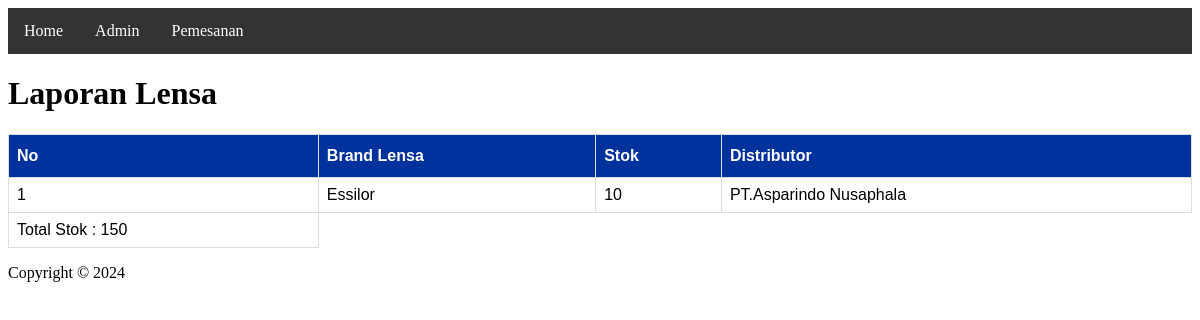
The app's page /pemesanan.php with its own data.
### tables this page shows
CREATE TABLE `lensa`  (
  `id` int(11) NOT NULL AUTO_INCREMENT,
  `kode` varchar(255) NULL DEFAULT NULL,
  `jenis` varchar(255) NULL DEFAULT NULL,
  `brand` varchar(255) NULL DEFAULT NULL,
  `harga` float(255, 0) NULL DEFAULT NULL,
  `stok` int(11) NULL DEFAULT NULL,
  `id_distributor` int(11) NULL DEFAULT NULL,
  PRIMARY KEY (`id`) USING BTREE,
  INDEX `relasi_distributor`(`id_distributor`) USING BTREE,
  CONSTRAINT `relasi_distributor` FOREIGN KEY (`id_distributor`) REFERENCES `distributor` (`id`) ON DELETE CASCADE ON UPDATE CASCADE
);

CREATE TABLE `distributor`  (
  `id` int(11) NOT NULL AUTO_INCREMENT,
  `kode` varchar(255) NULL DEFAULT NULL,
  `nama` varchar(255) NULL DEFAULT NULL,
  `alamat` varchar(255) NULL DEFAULT NULL,
  `email` varchar(255) NULL DEFAULT NULL,
  `telepon` varchar(255) NULL DEFAULT NULL,
  `pic` varchar(255) NULL DEFAULT NULL,
  PRIMARY KEY (`id`) USING BTREE
);

### function.php (called while the page is built, shortened)
<?php
include 'koneksi.php';
function getLensaStokKecil()
{
    global $conn;
    $lensa = mysqli_query($conn, "SELECT lensa.brand,lensa.stok,distributor.nama as nama_distributor
FROM lensa
INNER JOIN distributor ON lensa.id_distributor = distributor.id
ORDER BY stok ASC limit 1
;"
);
    return $lensa;
}
function getTotalStok(){
    global $conn;
    $stok = mysqli_query($conn, "SELECT SUM(stok) AS total_stok
FROM lensa;
");
    return $stok;
}

### pemesanan.php (the view, shortened to what this page needs)
<?php
include 'function.php';
$dataLensaDariStokKecil = getLensaStokKecil();
$totalStok = getTotalStok();
$stok = mysqli_fetch_array($totalStok);
?>
<!DOCTYPE html>
<html lang="en">
<head>
    <link rel="stylesheet" href="./assets/css/styles.css">
</head>
<body>
    <header>
        <nav>
            <ul>
                <li><a class="active" href="index.php">Home</a></li>
                <li><a href="admin.php">Admin</a></li>
                <li><a href="pemesanan.php">Pemesanan</a></li>
            </ul>
        </nav>
    </header>
    <main>
        <h1>Laporan Lensa</h1>
        <table id="tables">
            <tr>
                <th>No</th>
                <th>Brand Lensa</th>
                <th>Stok</th>
                <th>Distributor</th>
            </tr>
            <?php $i = 1; ?>
            <?php while ($lens = mysqli_fetch_array($dataLensaDariStokKecil)) : ?>
                <tr>
                    <td><?= $i; ?></td>
                    <td><?= $lens['brand']; ?></td>
                    <td><?= $lens['stok']; ?></td>
                    <td><?= $lens['nama_distributor']; ?></td>
                </tr>
                <?php $i++; ?>
            <?php endwhile; ?>
            <tr>
                <td>
                    Total Stok : <?= $stok['total_stok'] ?>
                </td>
            </tr>
        </table>
    </main>
    <footer>
        <p>Copyright &copy; 2024</p>
    </footer>
</body>
</html>

### assets/css/styles.css (style rules this page uses)
ul { list-style-type: none; margin: 0; padding: 0; overflow: hidden; background-color: #333; }
li { float: left; }
li a { display: block; color: white; text-align: center; padding: 14px 16px; text-decoration: none; }
#tables { font-family: Arial, Helvetica, sans-serif; border-collapse: collapse; width: 100%; max-width: 100%; margin: 0 auto; position: relative; }
#tables td, #tables th { border: 1px solid #ddd; padding: 8px; }
#tables th { padding-top: 12px; padding-bottom: 12px; text-align: left; background-color: #00329d; color: white; }
* { box-sizing: border-box; }

### records on screen
lensa: brand "Essilor", stok "10", id_distributor.nama "PT.Asparindo Nusaphala"

### other values on screen
$stok['total_stok'] "150"
